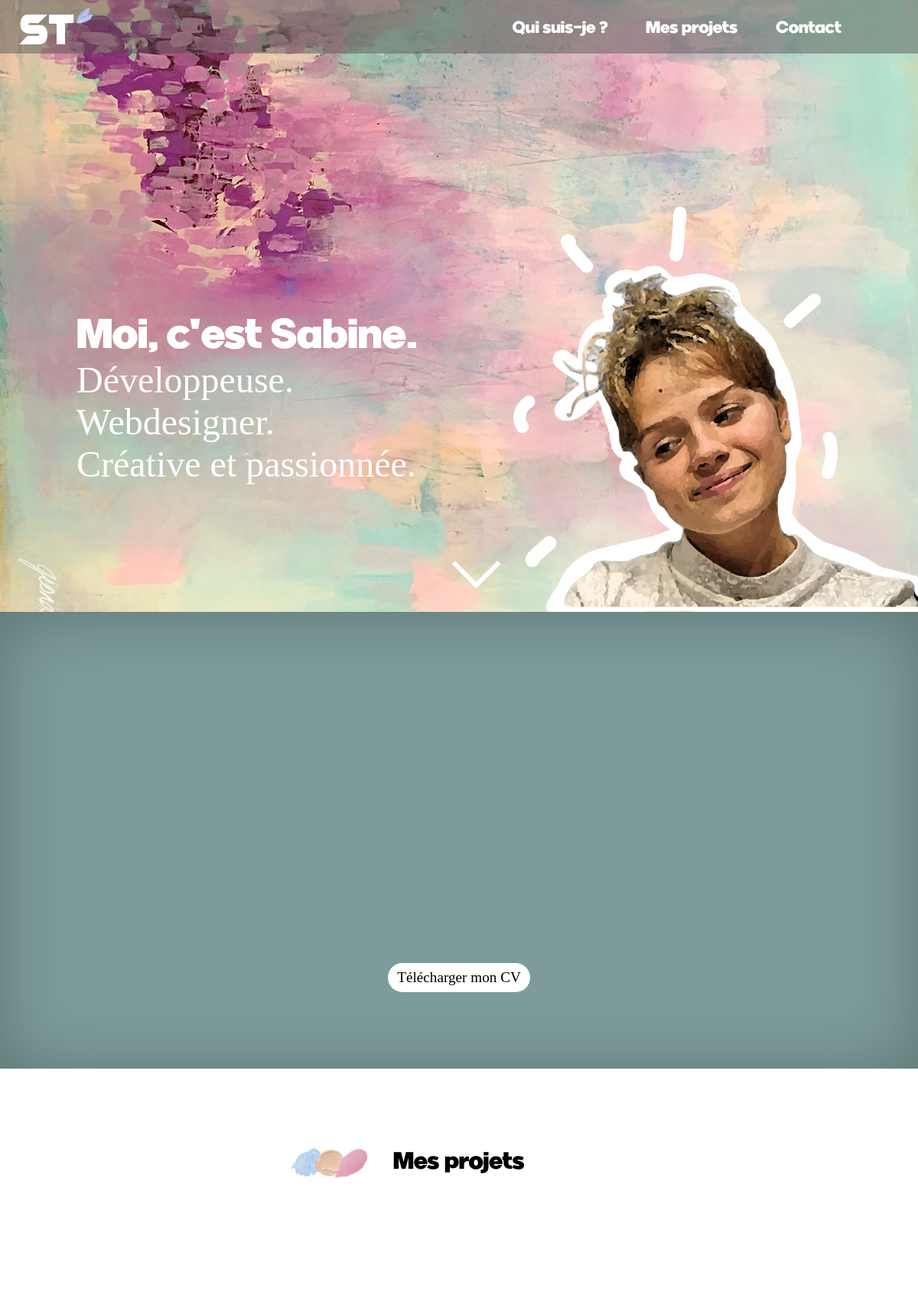
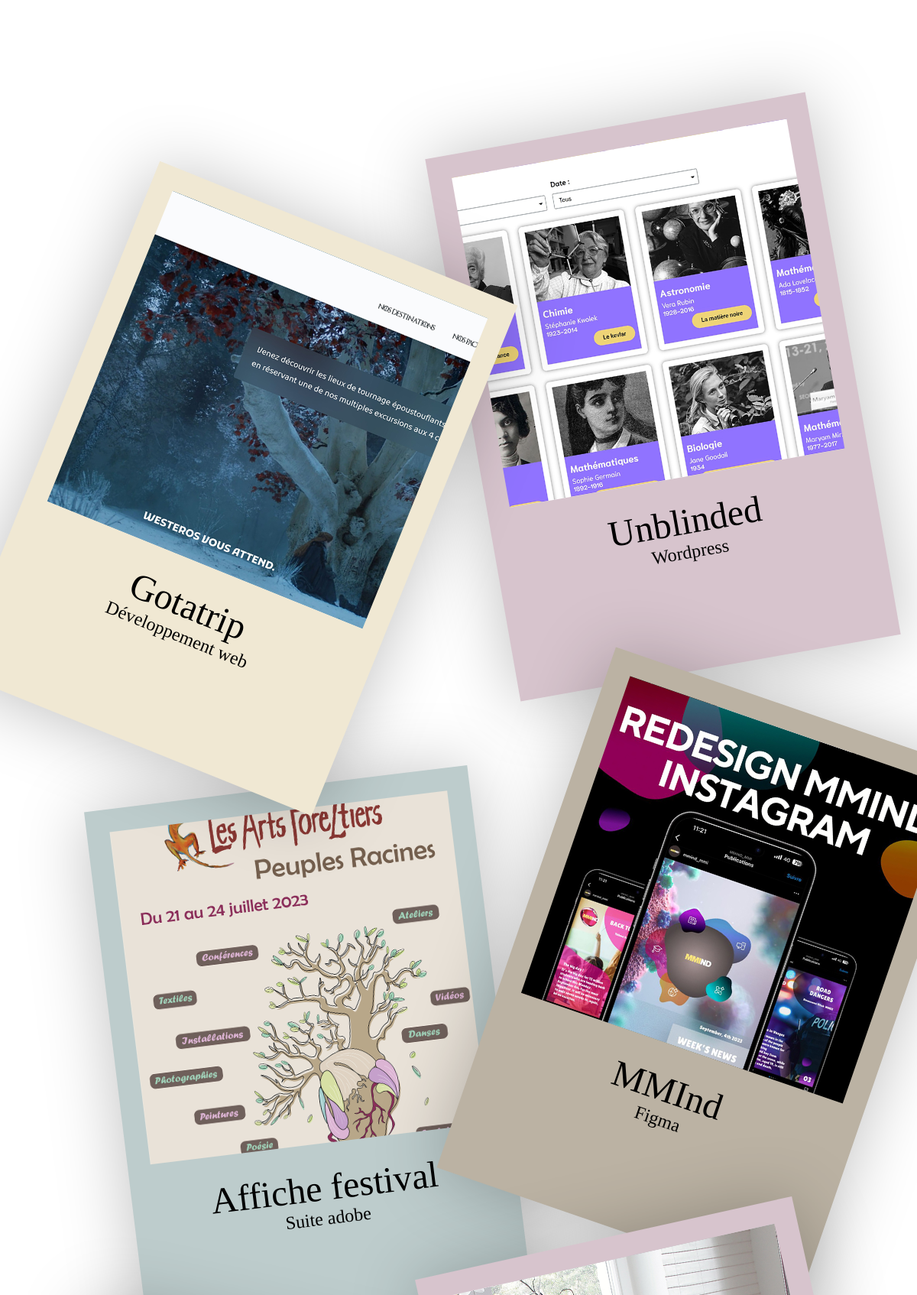
The page / (upper part) on the database its author committed (2 pictures, top to bottom).
### tables this page shows
CREATE TABLE IF NOT EXISTS `projets` (
  `id_proj` int NOT NULL AUTO_INCREMENT,
  `titre` varchar(30) NOT NULL,
  `date` varchar(100) NOT NULL,
  `competence_principale` varchar(30) NOT NULL,
  `competences` varchar(100) NOT NULL,
  `couleur` varchar(10) NOT NULL,
  `description` varchar(800) NOT NULL,
  `lien` varchar(100) NOT NULL,
  PRIMARY KEY (`id_proj`)
);

### index.php (the view, shortened to what this page needs)
<?php
    include("connexion.php");
    $requete="SELECT * FROM projets";
    $stmt = $db->query($requete);
    $result = $stmt->fetchall(PDO::FETCH_ASSOC);
?>
<!DOCTYPE html>
<html lang="fr">
<head>
    <link rel="stylesheet" href="styleAccueil.css">
    <link rel="stylesheet" href="style.css">
    <link href="https://unpkg.com/aos@2.3.1/dist/aos.css" rel="stylesheet" />
</head>
<body>
    <header>
        <nav>
            <a href="index.php" class="lienLogo">
                <img src="./img/logo.png" alt="retour à l'accueil" class="logo">
            </a>
            <a href="#quiSuisJe" class="navItems change"></a>
            <a href="#mesProjets" class="navItems change2"></a>
            <a href="#contact" class="navItems">Contact</a>
        </nav>
        <div class="entete">
            <h1 class="txtEntete first">Moi, c'est Sabine.</h1>
            <p class="txtEntete second dev">Développeuse.</p>
            <p class="txtEntete second web">Webdesigner.</p>
            <p class="txtEntete second crea">Créative et passionnée.</p>
        </div>
        <div class="photoSab"></div>
        <a href="#quiSuisJe" class="scroll-arrow balancement">
            <span></span>
        </a>
    </header>
    <section class="description" id="quiSuisJe">
        <a href="./doc/CV-SabineThibout.pdf" target="_blank" class="CV">Télécharger mon CV</a>
    </section>
    <div class="titlesection" id="section1">
        <div class="taches proj"></div>
        <h2 class="title" id="mesProjets">Mes projets</h2>
    </div>
    <section class="projets">
        <div class="cardContainer">
            <?php foreach ($result as $row){?>
                <a href="projet.php?proj=<?php echo $row["id_proj"]?>" style=" background-color:#<?php echo $row["couleur"]?>"  class=" card card<?php echo $row["id_proj"]?>">
                    <div class="imgCard"  style="background-image: url('./img/<?php echo $row["id_proj"]?>.jpg');"></div>
                    <div class="texte">
                        <div class="titleCard"> <?php echo $row["titre"]?></div>
                        <div class="competenceCard"><?php echo $row["competence_principale"]?></div>
                    </div>
                </a>
            <?php } ?>
        </div>
    </section>
</body>
</html>

### style.css (style rules this page uses)
*,*::after, *::before { box-sizing: border-box; }
* { cursor:none; }
html { scroll-behavior: smooth; }
body { margin:0; }
nav { display:flex; justify-content:flex-end; align-items:center; gap:15px; padding-left:15px; padding-right:15px; height:70px; background-color: rgba(78, 78, 78, 0.45); filter: blur(0px); }
.lienLogo { margin-right: auto; }
.logo { width:100px; }
.navItems { color:white; text-decoration:none; font-family:"provicali" ,"sans-serif"; font-size:0.9rem; transition:0.2s ease-in-out }
.change:after { content:"Moi"; }
.change2:after { content:"Projets"; }
@media (min-width:500px) { .change:after { content:"Qui suis-je ?"; } }
@media (min-width:500px) { .change2:after { content:"Mes projets"; } }
@media (min-width:600px) { nav { gap:30px; padding-right: 30px; } }
@media (min-width:600px) { .navItems { font-size:1.2rem; } }
@media (min-width:800px) { nav { gap:50px; padding-left: 25px; padding-right:25px; } }
@media (min-width:800px) { .navItems { font-size:1.4rem; } }
@media (min-width:1100px) { nav { padding-right: 100px; } }

### rows shown on the page
projets: shows a picture, titre "Gotatrip", competence_principale "Développement web"
projets: shows a picture, titre "Unblinded", competence_principale "Wordpress"
projets: shows a picture, titre "Affiche festival", competence_principale "Suite adobe"
projets: shows a picture, titre "MMInd", competence_principale "Figma"
projets: shows a picture
